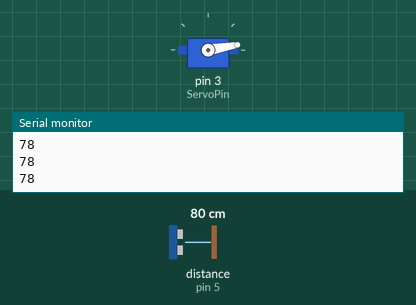
Bench run of a sketch on a simulated Arduino Uno, built with avr-gcc and run on an emulated ATmega328P. Parts: servo, the last lines printed to the serial monitor. Wiring (inferred from the names in the program): ultrasonic range finder: trigger pin 6; echo pin 5. The inputs (shaded band) are chosen by the test bench; at power-on: distance to the obstacle (sensor on pin 5) 80 cm. The echo pulse lasts 58.3 µs per cm.

Above: at 1.8 s.
1.9 s: distance to the obstacle (sensor on pin 5) set to 2 cm
At 4.6 s:
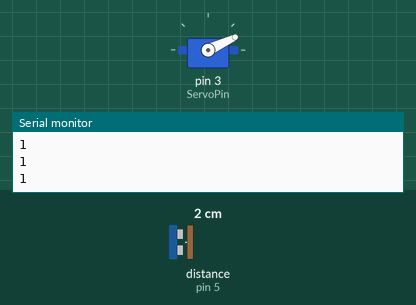
16.3 s: distance to the obstacle (sensor on pin 5) set to 120 cm
At 17.2 s:
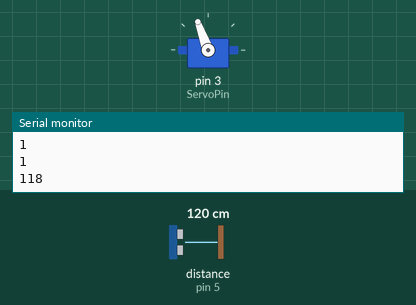
Timing chart, 0 to 28.8 s (numbered marks = the images above; inputs shaded):
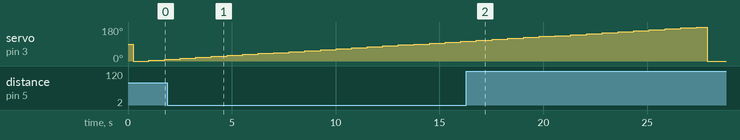

The sketch:

servo_test.ino
```cpp
#include <Servo.h>
Servo first_servo;
int echo =5;
int trig = 6;

long duration;
int distance;

void setup()
{
int ServoPin = 3;
first_servo.attach(ServoPin);
pinMode(trig,OUTPUT);
pinMode(echo,INPUT);
Serial.begin(9600);
}

int flag = 0;

void loop()
{
  if (flag == 0)
   { for (int i = 0;i<=180;i=i+5)
    {
      digitalWrite(trig,LOW);
      delay(250);

      digitalWrite(trig,HIGH);
      delayMicroseconds(10);
      digitalWrite(trig,LOW);
      first_servo.write(i);

      duration = pulseIn(echo,HIGH);
      distance = duration*0.034/2;
//      Serial.println("Distance (cm):");
      Serial.println(distance);

      delay(500);
      flag = 1;
    }
  }
 first_servo.write(0);
}
```
